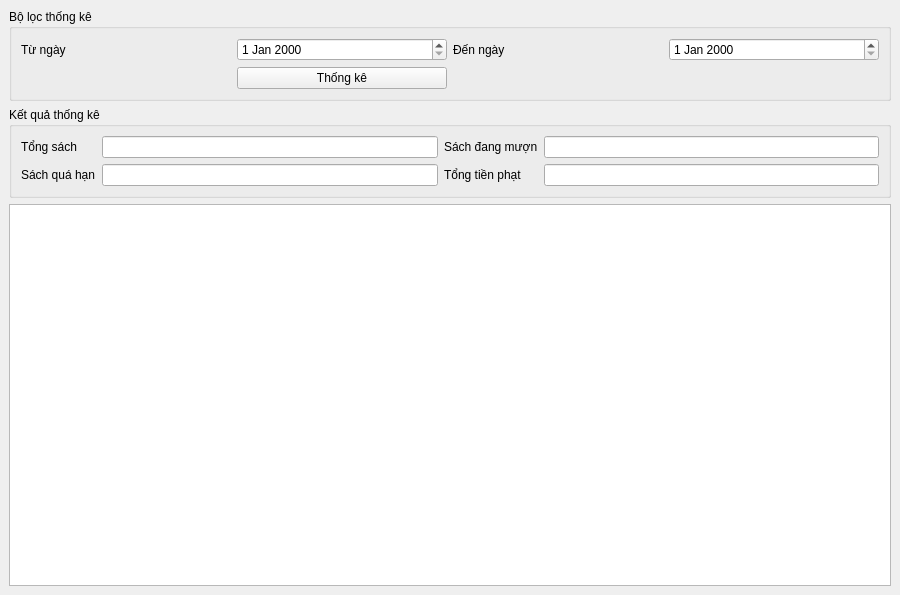
<?xml version="1.0" encoding="UTF-8"?>
<ui version="4.0">
 <class>ThongKeWindow</class>
 <widget class="QMainWindow" name="ThongKeWindow">
  <property name="geometry">
   <rect>
    <x>0</x>
    <y>0</y>
    <width>900</width>
    <height>595</height>
   </rect>
  </property>
  <property name="windowTitle">
   <string>Thống kê thư viện</string>
  </property>
  <widget class="QWidget" name="centralwidget">
   <layout class="QVBoxLayout">
    <item>
     <widget class="QGroupBox" name="groupBox">
      <property name="title">
       <string>Bộ lọc thống kê</string>
      </property>
      <layout class="QGridLayout">
       <item row="0" column="0">
        <widget class="QLabel" name="label">
         <property name="text">
          <string>Từ ngày</string>
         </property>
        </widget>
       </item>
       <item row="0" column="1">
        <widget class="QDateEdit" name="dateFrom"/>
       </item>
       <item row="0" column="2">
        <widget class="QLabel" name="label">
         <property name="text">
          <string>Đến ngày</string>
         </property>
        </widget>
       </item>
       <item row="0" column="3">
        <widget class="QDateEdit" name="dateTo"/>
       </item>
       <item row="1" column="1">
        <widget class="QPushButton" name="btnThongKe">
         <property name="text">
          <string>Thống kê</string>
         </property>
        </widget>
       </item>
      </layout>
     </widget>
    </item>
    <item>
     <widget class="QGroupBox" name="groupBox">
      <property name="title">
       <string>Kết quả thống kê</string>
      </property>
      <layout class="QGridLayout">
       <item row="0" column="0">
        <widget class="QLabel" name="label">
         <property name="text">
          <string>Tổng sách</string>
         </property>
        </widget>
       </item>
       <item row="0" column="1">
        <widget class="QLineEdit" name="txtTongSach"/>
       </item>
       <item row="0" column="2">
        <widget class="QLabel" name="label">
         <property name="text">
          <string>Sách đang mượn</string>
         </property>
        </widget>
       </item>
       <item row="0" column="3">
        <widget class="QLineEdit" name="txtDangMuon"/>
       </item>
       <item row="1" column="0">
        <widget class="QLabel" name="label">
         <property name="text">
          <string>Sách quá hạn</string>
         </property>
        </widget>
       </item>
       <item row="1" column="1">
        <widget class="QLineEdit" name="txtQuaHan"/>
       </item>
       <item row="1" column="2">
        <widget class="QLabel" name="label">
         <property name="text">
          <string>Tổng tiền phạt</string>
         </property>
        </widget>
       </item>
       <item row="1" column="3">
        <widget class="QLineEdit" name="txtTongPhat"/>
       </item>
      </layout>
     </widget>
    </item>
    <item>
     <widget class="QTableWidget" name="tableThongKe"/>
    </item>
   </layout>
  </widget>
 </widget>
 <resources/>
 <connections/>
</ui>
